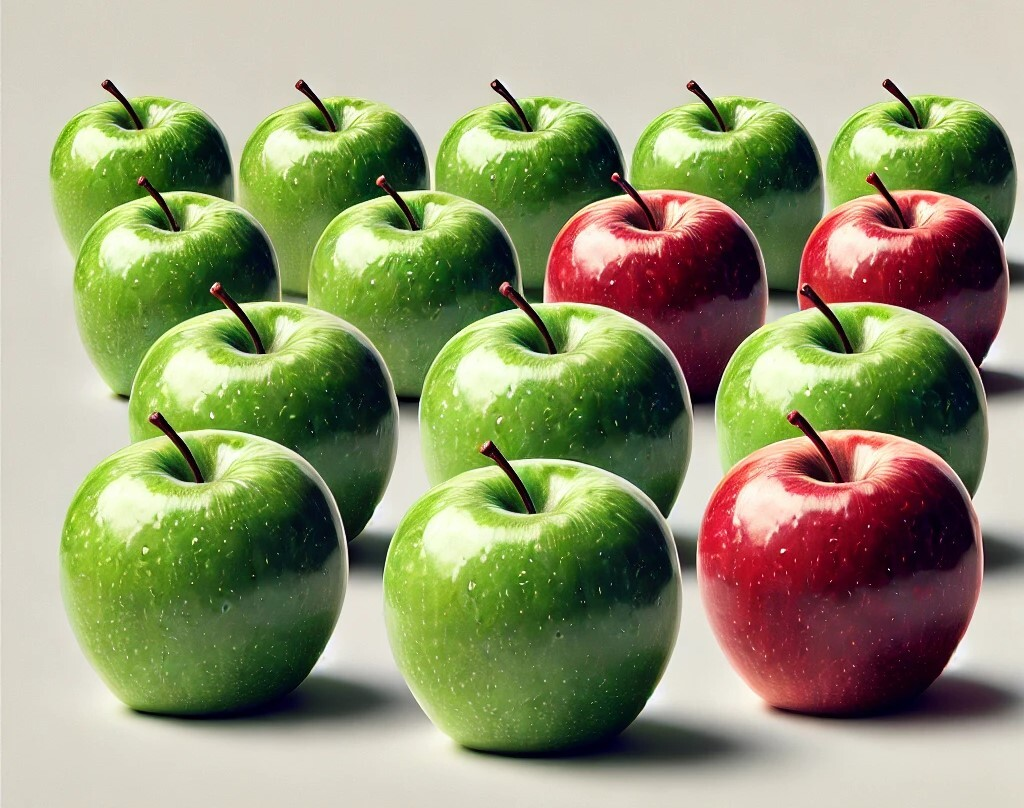
#> input picture 1216/apple.jpg, 1024 x 808 px, found by its file name
$ python oc_ex1_1.py
#> lines starting #> are read from the running program, lines starting #| are printed output that depends on the picture; after the words box and inside, x2 and y2 are one past the last pixel; in counts of white or black regions, pixels touching at a corner belong together
import cv2
import numpy as np

image = cv2.imread("./1216/apple.jpg")
#> image is the input picture: shape (808, 1024, 3); mean B, G, R 113, 149.5, 146.4
hsv = cv2.cvtColor(image, cv2.COLOR_BGR2HSV)
#> hsv: shape (808, 1024, 3); mean H, S, V 53.9, 104.5, 161.9

lower = np.array([40,50,50])
upper = np.array([85,255,255])
mask = cv2.inRange(hsv, lower, upper)
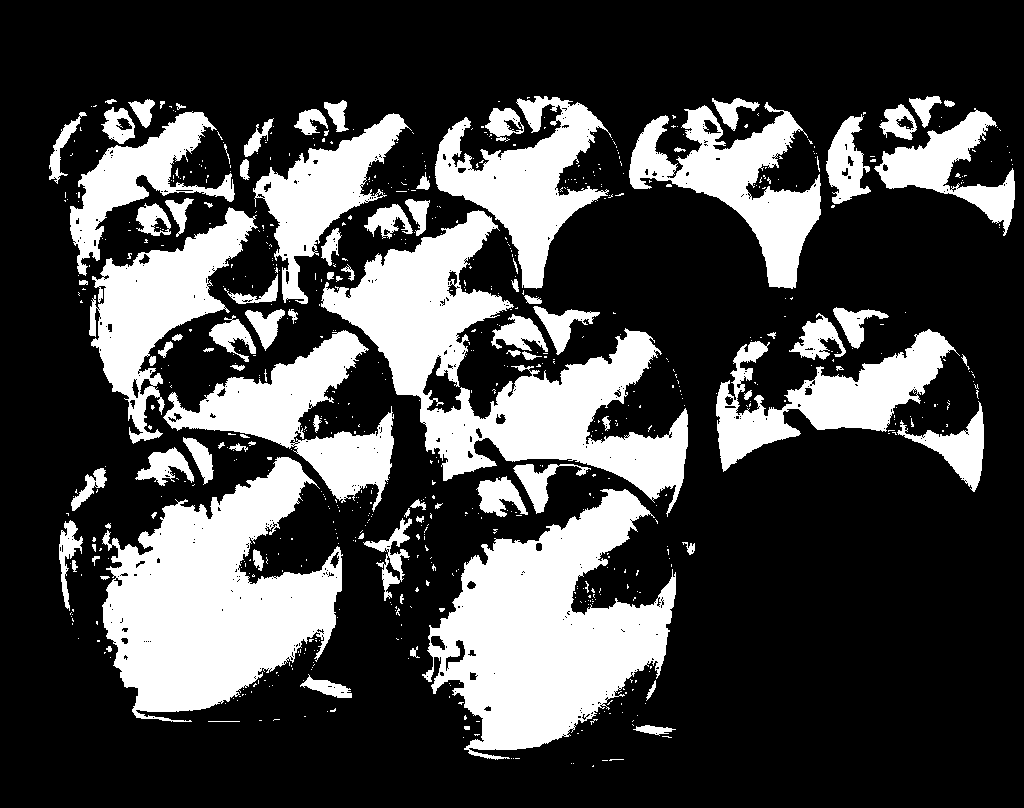
#> mask: shape (808, 1024); 27.8% white; 750 white regions (650 under 20 px), largest, box (x1, y1, x2, y2) and area: (102, 457, 343, 722) 36004, (422, 489, 676, 760) 35895, (321, 210, 688, 517) 35545

mask = cv2.erode(mask, None, iterations=3)
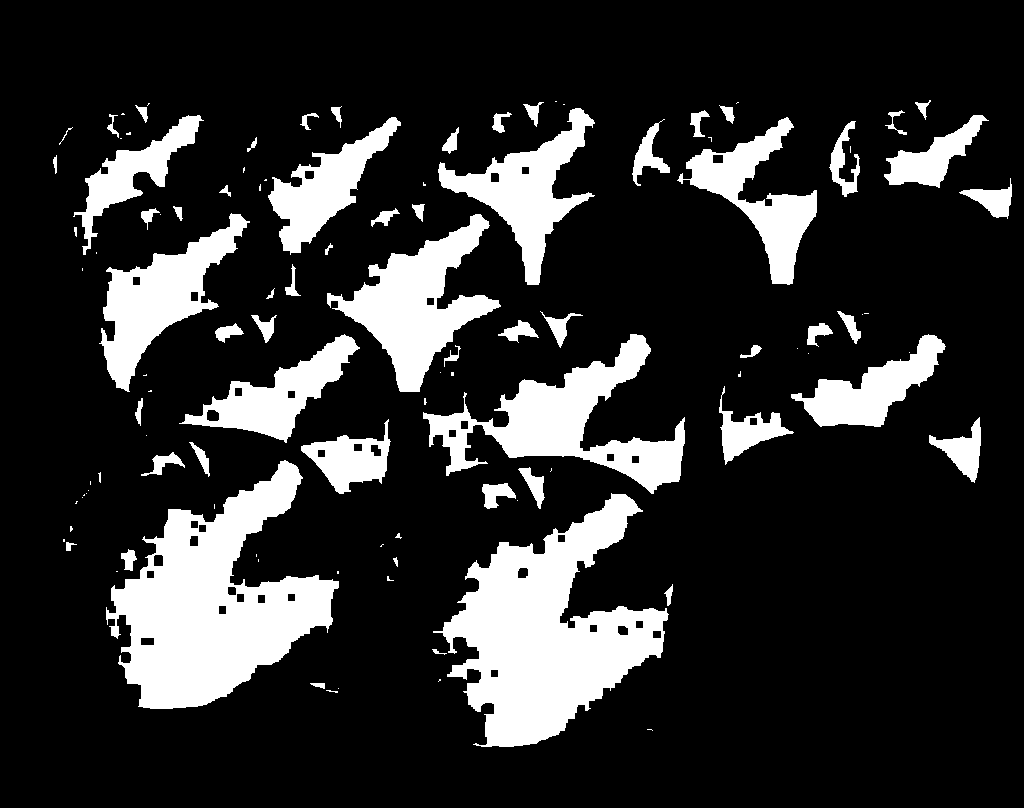
#> mask: shape (808, 1024); 18.2% white; 111 white regions (49 under 20 px), largest, box (x1, y1, x2, y2) and area: (433, 493, 669, 747) 28565, (106, 460, 339, 709) 28548, (423, 334, 685, 494) 13673
mask = cv2.dilate(mask, None, iterations=3)
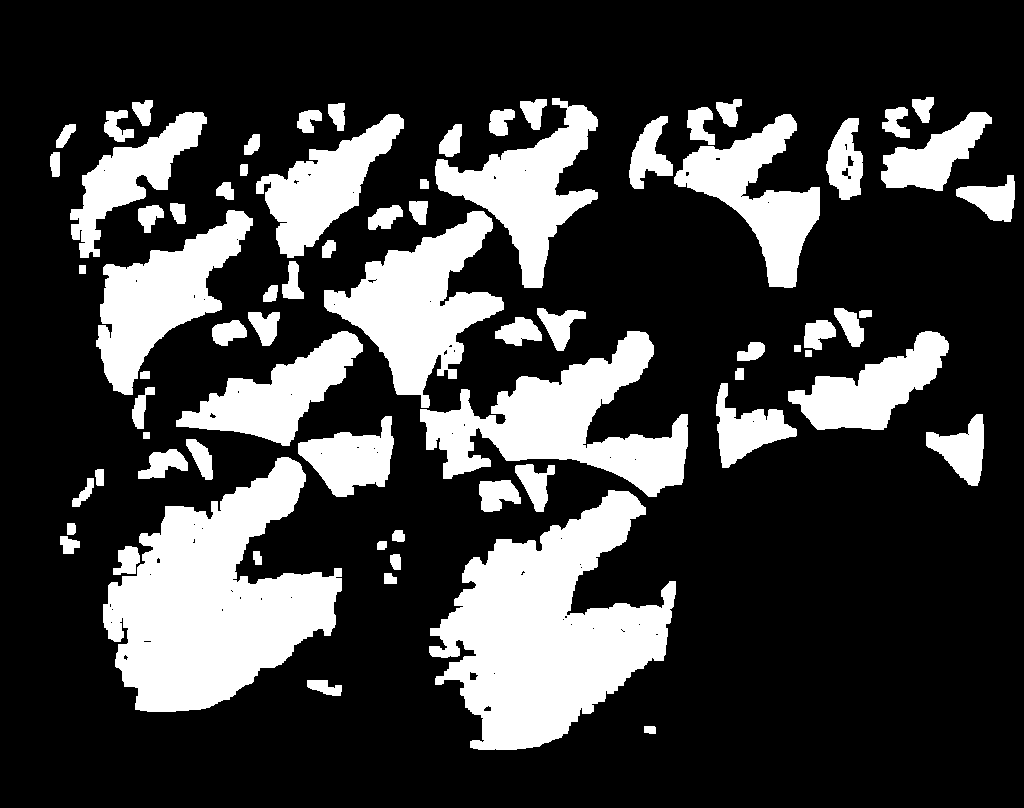
#> mask: shape (808, 1024); 24.9% white; 73 white regions

contours, _ = cv2.findContours(mask, cv2.RETR_TREE, cv2.CHAIN_APPROX_SIMPLE)
#> contours = 144 contours, 65 with area under 20; largest, box (x1, y1, x2, y2) and area: (429, 490, 676, 750) 33812, (103, 457, 342, 712) 33092, (420, 331, 688, 497) 17710, (324, 211, 504, 408) 14918, (96, 210, 253, 395) 11756
print(f"contour 개수 : {len(contours)}")
#| contour 개수 : 144

#mask_contours = cv2.drawContours(image, contours, -1, (0,255,0), 2)
#cv2.imshow("c", mask_contours)

for cnt in contours :
    area = cv2.contourArea(cnt)
    if area > 3000 :
        x, y, w, h = cv2.boundingRect(cnt)
        cv2.rectangle(image, (x,y), (x+w, y+h), (0,0,0), 1)
#> this loop made 144 passes
#> (area, x, y, w, h) on passes 11, 32, 52, 67, 68, 73, 89, 97, 120, 125, 129, 130: (33812, 429, 490, 247, 260), (33091.5, 103, 457, 239, 255), (4269, 298, 416, 96, 81), (7177.5, 788, 331, 161, 99), (17710, 420, 331, 268, 166), (8360.5, 176, 331, 187, 115), (14918.5, 324, 211, 180, 197), (11756, 96, 210, 157, 185), (9660, 674, 114, 146, 174), (8320, 256, 114, 148, 144), (3900, 881, 112, 111, 79), (6361, 70, 112, 137, 146)
#> area on passes 1 to 6: 72, 316, 102, 131, 85, 482
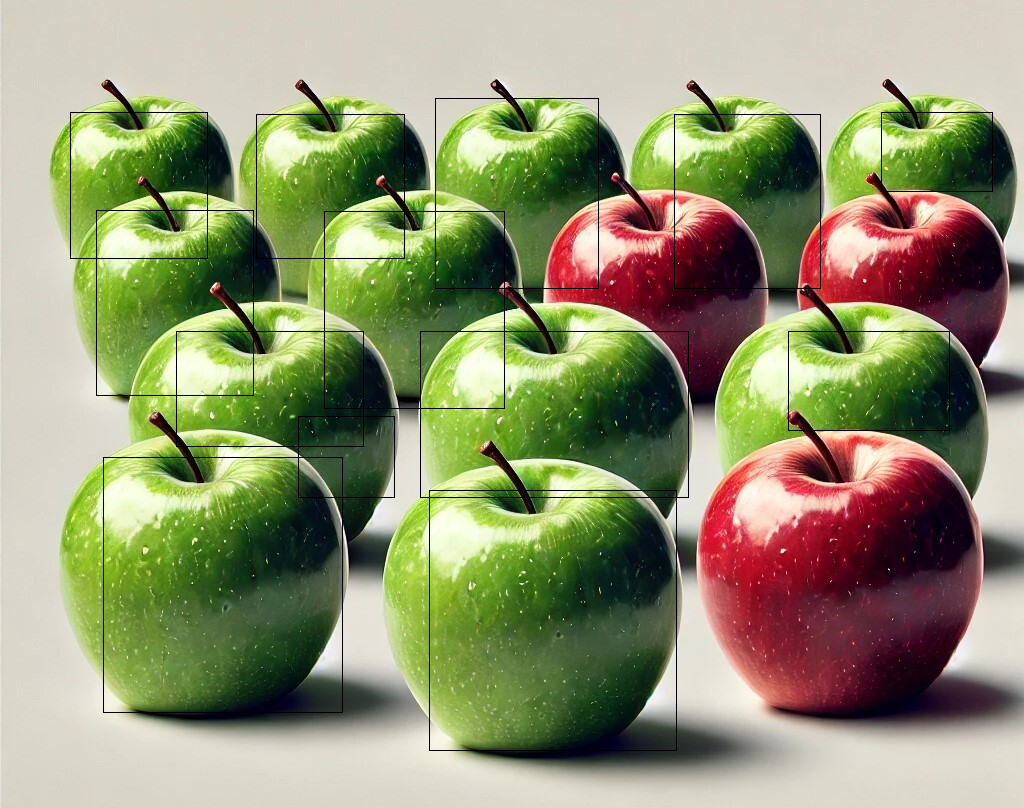
#> image: shape (808, 1024, 3); 1.04% of pixels changed, all inside (x1, y1, x2, y2) = (70, 98, 993, 751)

cv2.imshow("b", image)

cv2.waitKey(0)

$ run again, with 1216/ex1.jpg copied over 1216/apple.jpg
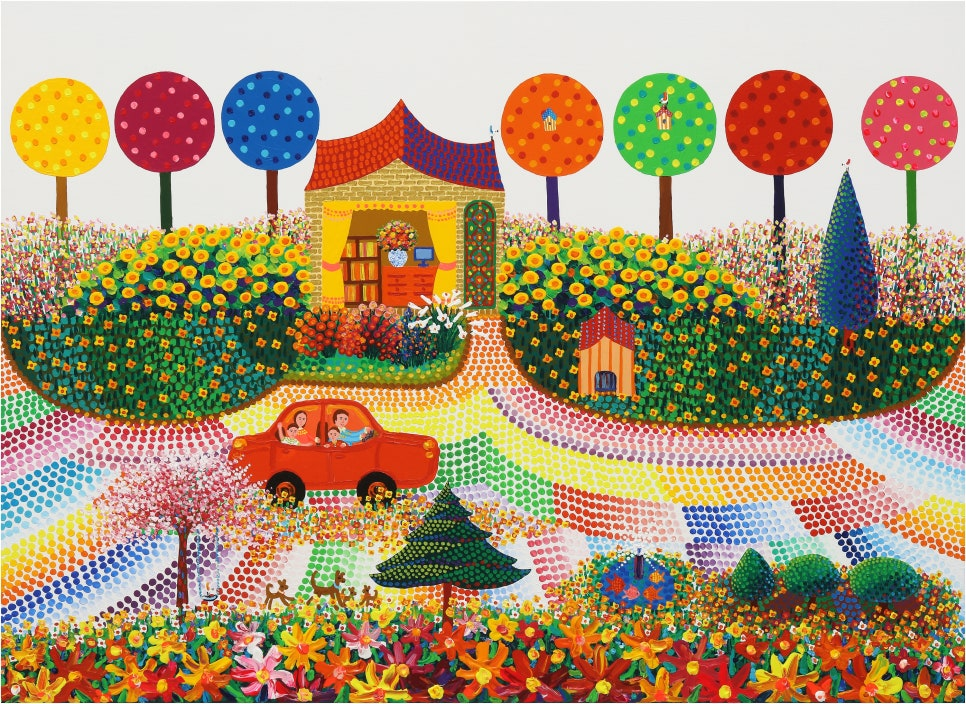
#> input picture 1216/ex1.jpg, 966 x 704 px, found by its file name
#> image is the input picture: shape (704, 966, 3); mean B, G, R 115.4, 148.2, 170.7
#> hsv: shape (704, 966, 3); mean H, S, V 50.3, 121.7, 186.6
#> `mask = cv2.dilate(mask, None, iterations=3)`:
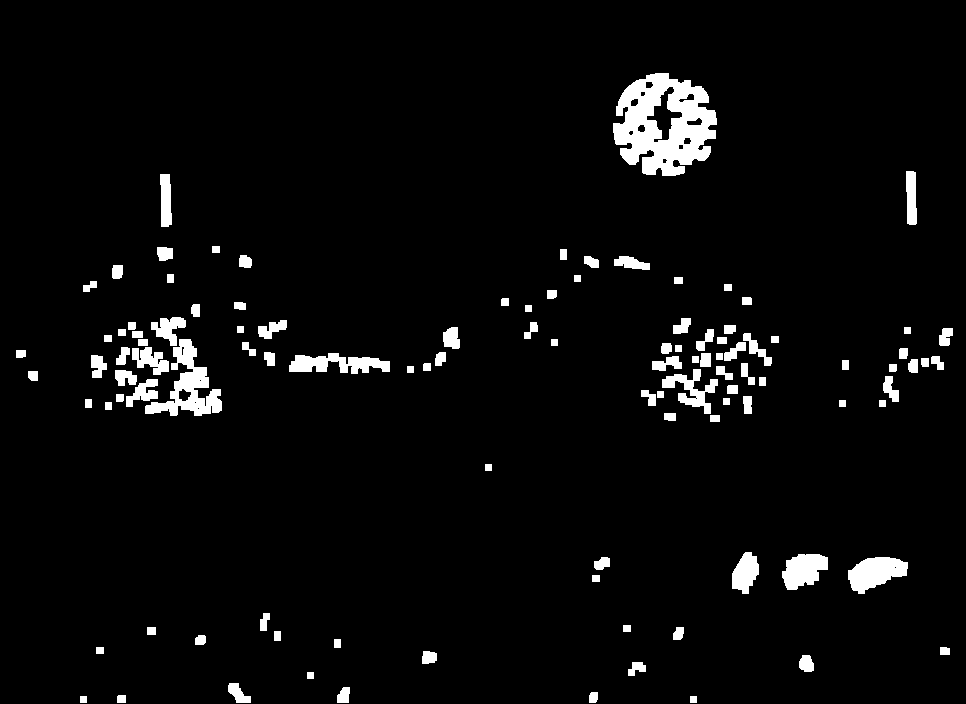
#> mask: shape (704, 966); 4.1% white; 109 white regions
#> contours = 127 contours, 8 with area under 20; largest, box (x1, y1, x2, y2) and area: (613, 73, 717, 176) 7449, (145, 339, 222, 416) 2204, (848, 557, 908, 594) 1348, (289, 353, 390, 374) 1124, (782, 554, 828, 590) 1095
#| contour 개수 : 127
#> the loop `for cnt in contours :` made 127 passes
#> (area, x, y, w, h) on pass 116: (7449, 613, 73, 104, 103)
#> after the loop `for cnt in contours :`:
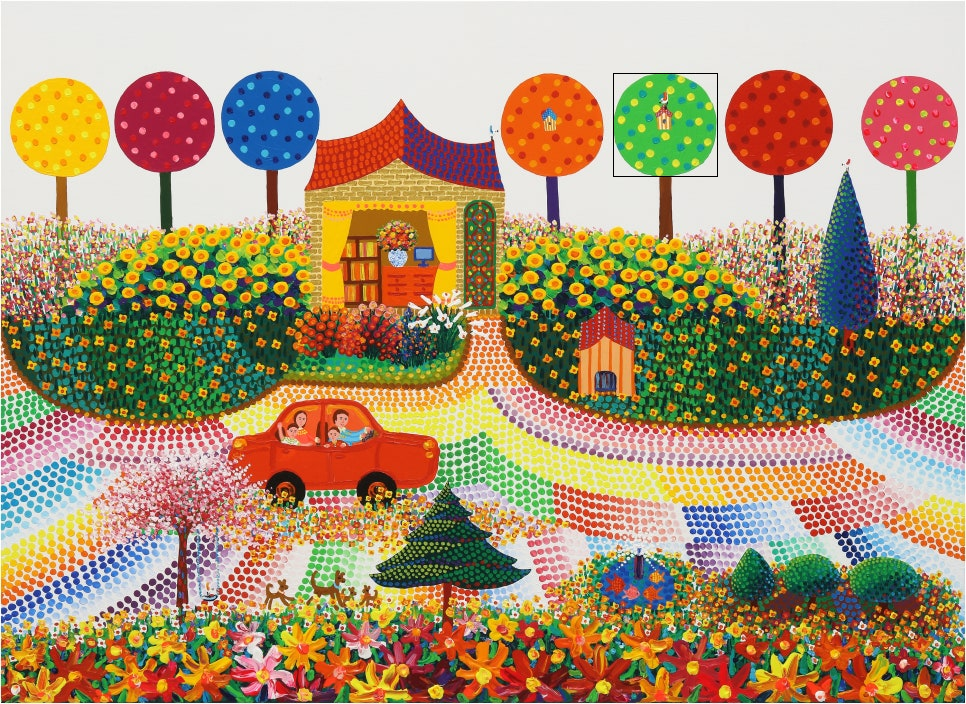
#> image: shape (704, 966, 3); 0.06% of pixels changed, all inside (x1, y1, x2, y2) = (613, 73, 718, 177)
